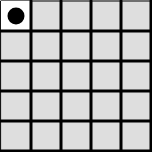
Frame 1 (no input)
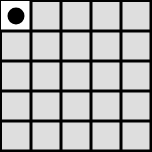
Frame 60 (no input)
Frame 120 (the mouse pressed at the canvas centre since frame 60): identical to frame 60, image omitted

The p5.js sketch that drew these frames (run headless with seeded random() and noise() and a simulated clock; from frame 60 on, the mouse is pressed at the canvas centre):

// p5.js sketch
// ── sketch.js
function setup() {
  d2 = createDiv();
  d2.style('display','inline-block');
  randomSeed(21)
  
  inst = createDiv(" ");
  inst.style('width','160px')
  
  d = createDiv("Hello");
  d.style('width','100px')
  d.style('display','inline-block')
  d.style('margin-left','10px')
  size = 30;
  numRows = 5;
  numCols = 5;
  can = createCanvas(size * numCols + 2, size * numRows + 2);
  can.style('margin-top','5px')
  d2.style('float','left')

  cnBut = createButton("Next")
  d2.child(can)
  d2.child(cnBut)
  
  cnBut.mousePressed(()=>{
    if(locList.length>0)
    chooseNext();
    updateList();
  })
  
  resetBut = createButton("Reset");
  d2.child(resetBut);
  
  d2.child(inst);
  resetBut.mousePressed(()=>{
    init();
    
  })

  
  init();
}

function init(){
  locList = [new Loc(0,0)];
  updateList();
  vBorders = gridMe(numRows, numCols, true)
  hBorders = gridMe(numRows, numCols, true)
  visited = gridMe(numRows,numCols,false);
  visited[0][0]=true;
}

function draw() {
  background(222);
  translate(1,1);
  noFill()
  rect(0,0,width-2,height-2)
  drawVisited();
  drawPath();
  drawWalls();
  drawCurrent()
 // drawNext();
  

}

function updateList(){
  // console.log(locList)
  let str = "<strong>Locations<strong>";
  for(let loc of locList){
    str += `<br>[${loc.r},${loc.c}]`;
  }
  
  if(locList.length == 0)
    str += "<br>FINISHED"
  
  
  d.html(str);
  
}

function drawPath(){
  for(let l of locList){
break;
    let x = l.c*size;
    let y = l.r*size;
    fill(222)
    noStroke();
    circle(x+size/2,y+size/2,size*.3);
    
  }
  
  stroke(255,0,0);
  strokeWeight(3);
  for(let i in locList){
    
    if(i>0){
      let x = locList[i-1].c*size+size/2;
    let y = locList[i-1].r*size+size/2;
      let x2 = locList[i].c*size+size/2;
    let y2 = locList[i].r*size+size/2;
      
      line(x,y,x2,y2)
    }
  }
}

function drawPath1(){
  for(let l of locList){

    let x = l.c*size;
    let y = l.r*size;
    fill(222)
    noStroke();
    circle(x+size/2,y+size/2,size*.3);
    
  }
}

function drawNext(){
  let list = avail();
  for(let loc of list){
    let x = loc.c*size;
    let y = loc.r*size;
    fill(222)
    square(x,y,size);
  }
}

function chooseNext(){
  let cur = current();
  let list = avail();
  if(list.length == 0 || cur.r == numRows-1 && cur.c == numCols -1){

    locList.splice(locList.length-1,1);
    return;
  }
  
  let r = random(list);
  open(r,cur);
  visited[r.r][r.c] = true;
  locList.push(r);
  
}

function open(a,b){
  // console
  // if(dist(a.r,a.c,b.r,b.c) != 1)
  //   return;
    
  if(a.r < b.r || a.c < b.c)
    open(b,a);
  
  if( a.r > b.r){
    hBorders[b.r][b.c] = false;
    
  }
  if(a.c > b.c){
    vBorders[b.r][b.c] = false;
  }
}

function current(){
  
  return locList.length==0?new Loc(0,0):locList[locList.length-1];
}

function avail(){
  let cu = current();
  let r = cu.r;
  let c = cu.c;
  let list = [];
  if(r>0 && visited[r-1][c] == false)
    list.push({r:r-1,c})
  if(c>0 && visited[r][c-1] == false)
    list.push({r,c:c-1})
  if(r<numRows-1 && visited[r+1][c] == false)
    list.push({r:r+1,c})
  if(c<numCols-1 && visited[r][c+1] == false)
    list.push({r,c:c+1})
    
  return list;
}

function drawVisited(){
  for (let r = 0; r < numRows; r++) {
    for (let c = 0; c < numCols; c++) {
      let x = size*c;
      let y = size*r;
      fill(255);
      noStroke()
      if(visited[r][c]){
        rect(x,y,size)
      }
    }
  }
  
  
}


function drawCurrent() {
  
  let x = size*current().c;
  let y = size*current().r;
  strokeWeight(2)
  fill(0);
  circle(x+size/2,y+size/2,size*.5);
}


function drawWalls() {
stroke(0)
  for (let r = 0; r < numRows; r++) {
    for (let c = 0; c < numCols; c++) {
      let x = size*c;
      let y = size*r;
      if(hBorders[r][c]){
        line(x+size,y+size,x,y+size)
      }
      if(vBorders[r][c]){
        line(x+size,y,x+size,y+size)
      }
    }
  }
}

function gridMe(rows, cols, val) {
  let grid = [];
  for (let r = 0; r < rows; r++) {
    grid[r] = [];
    for (let c = 0; c < cols; c++) {
      grid[r][c] = val;
    }
  }
  return grid;
}



class Loc {
  constructor(r, c) {
    this.r = r;
    this.c = c;
  }
}
